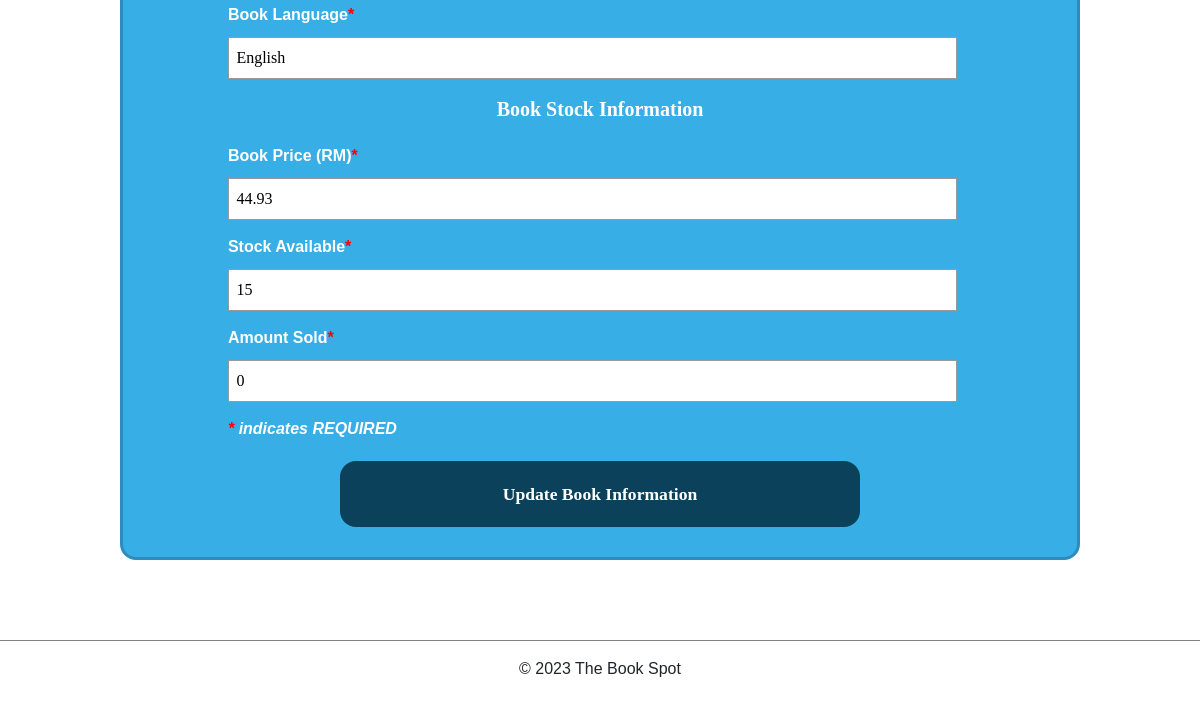
The page /editBook.php?book_id=1 (signed in, lower part) on the database as committed earlier.
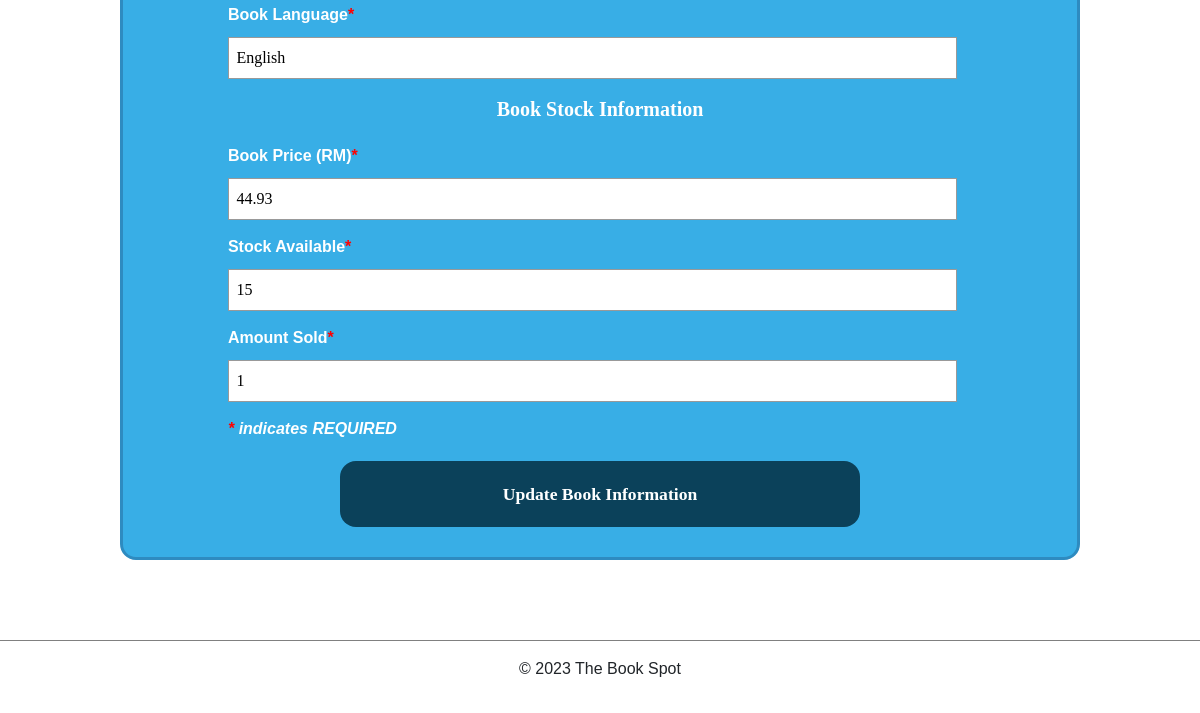
The same page on the database as committed later.
### tables this page shows
CREATE TABLE `books` (
  `book_id` int(11) NOT NULL,
  `image` varchar(255) DEFAULT NULL,
  `title` varchar(255) DEFAULT NULL,
  `author` varchar(255) DEFAULT NULL,
  `genre` varchar(255) DEFAULT NULL,
  `format` varchar(255) DEFAULT NULL,
  `publisher` varchar(255) DEFAULT NULL,
  `publication_date` date DEFAULT NULL,
  `description` text DEFAULT NULL,
  `book_ISBN` varchar(13) DEFAULT NULL,
  `language` varchar(255) DEFAULT NULL,
  `price` decimal(10,2) DEFAULT NULL,
  `stock` int(11) DEFAULT NULL,
  `amt_sold` int(11) DEFAULT NULL,
  `create_at` datetime DEFAULT current_timestamp()
);

### editBook.php (the view, shortened to what this page needs)
<!DOCTYPE html>
<html lang="en">
<head>
    <link href = "styles/editBook.css" rel="stylesheet" />
    <link href = "styles/responsive.css" rel="stylesheet" media ="screen and (max-width:1024px)" />
    <link href="https://cdn.jsdelivr.net/npm/bootstrap@5.2.1/dist/css/bootstrap.min.css" rel="stylesheet" />
    <link rel="stylesheet" href="https://cdn.jsdelivr.net/npm/bootstrap-icons@1.9.1/font/bootstrap-icons.css" />
    <link rel="stylesheet" href="https://cdnjs.cloudflare.com/ajax/libs/font-awesome/5.15.4/css/all.min.css" />
</head>
<body>
    <?php
        $book_id = $_GET['book_id'];
        require_once('settings.php');
        $conn = @mysqli_connect($host, $user, $pwd, $sql_db);
        if (!$conn)
        {
            echo "<p class=\"wrong\">Database connection failure!</p>";
        }
        else
        {
            $sql_table="books";
            $query = "SELECT * FROM $sql_table WHERE book_id = '$book_id';";
            $result = mysqli_query($conn, $query);
            $book = mysqli_fetch_assoc($result);
        }
    ?>
    <div class="bg-text">
        <form name="bookInformation" method="post" action="editBook_posting.php" onsubmit="return infoValidation()">
            <br><br>
            <fieldset>
                <label for="image">Book Image</label><p class="required">*</p><br>
                <input type="text" name="image" id="image" value="<?php echo $book['image']; ?>" placeholder="Eg: https://......" class="fields"> <br>
                <label for="title">Book Title</label><p class="required">*</p><br>
                <input type="text" name="title" id="title" value="<?php echo $book['title']; ?>" placeholder="Eg: Peter and Jane" class="fields"><br>
                <label for="author">Book Author</label><p class="required">*</p><br>
                <input type="text" name="author" id="author" value="<?php echo $book['author']; ?>" placeholder="Eg: John Doe" class="fields"> <br>
                <label for="genre">Book Genre</label><p class="required">*</p><br>
                <label for="type">Book Type</label><p class="required">*</p><br>
                <label for="publisher">Book Publisher</label><p class="required">*</p><br>
                <input type="text" name="publisher" id="publisher" value="<?php echo $book['publisher']; ?>" placeholder="Eg:Scholastic" class="fields"> <br>
                <label for="pubDate">Publication Date</label><p class="required">*</p><br>
                <input type="date" name="pubDate" id="pubDate" value="<?php echo $book['publication_date']; ?>" class="fields"> <br>
                <label for="bookDesc">Book Description</label><p class="required">*</p><br>
                <label for="isbn">Book ISBN Number</label><p class="required">*</p><br>
                <input type="text" name="isbn" id="isbn" value="<?php echo $book['book_ISBN']; ?>" placeholder="ISBN Number without - (13 characters)" maxlength="13" class="fields"><br>
                <label for="bookLang">Book Language</label><p class="required">*</p><br>
                <input type="text" name="bookLang" id="bookLang" value="<?php echo $book['language']; ?>" placeholder="Eg: English" class="fields"> <br>
            </fieldset>
            <br>
            <fieldset>
                <legend class="formGroup">Book Stock Information</legend>
                <label for="price">Book Price (RM)</label><p class="required">*</p><br>
                <input type="text" name="price" id="price" value="<?php echo $book['price']; ?>" placeholder="Eg: 40.50" class="fields"> <br>
                <label for="stock">Stock Available</label><p class="required">*</p><br>
                <input type="text" name="stock" id="stock" value="<?php echo $book['stock']; ?>" placeholder="Enter whole number only" class="fields"><br>
                <label for="amount">Amount Sold</label><p class="required">*</p><br>
                <input type="text" name="amount" id="amount" value="<?php echo $book['amt_sold']; ?>" placeholder="Enter whole number only" class="fields"> <br>
            </fieldset>
            <i><p class="required" style = "margin-top: 10px;">*</p> indicates REQUIRED</i><br>
            <button type="submit" id="submitButton" class="submitButton">Update Book Information</button>
        </form>
    </div>
</body>
<?php
    include 'inc/footer.inc';
?>

### inc/footer.inc
<footer>
    <p>&copy; 2023 The Book Spot</p>
</footer>

### styles/editBook.css (style rules this page uses)
* { font-family: Verdana, sans-serif; }
footer { clear: both; padding:1em 3%; margin-top:5em; border-top:1px solid gray; text-align:center; }
.bg-text { background-color: white; background-color: #38AEE6; color: white; font-weight: bold; border: 3px solid #2E8BC0; width: 80%; padding-top: 50px; border-radius: 1rem; margin-left: 10%; margin-top: 50px; padding-bottom: 30px; }
form { margin: 0 11%; width: 78%; display: flex; flex-wrap: wrap; }
fieldset { border: 1px solid lightgray; flex:100%; }
legend { font-weight: 700; }
input, textarea { width: 100%; border: 1px solid #999; }
.submitButton { margin: .5em; font-size: 1em; text-transform: capitalize; background-color: #11577892; color: white; border: none; padding: 5px; border-radius: 2px; }
#submitButton { margin: 0 15%; font-family: Verdana; font-size: 1.1rem; font-weight: bold; background-color: #0B415A; width: 70%; border-radius: 1rem; padding-top: 20px; padding-bottom: 20px; margin-top: 20px; }
.formGroup { font-size: 1.25rem; font-family: Verdana; color: white; justify-content: center; align-items: center; display:flex; margin-bottom: 20px; }
.fields, .textField { margin-top: 10px; padding-bottom: 8px; padding-top: 8px; font-size: 1rem; font-family: Verdana; width: 98%; padding-left: 1%; margin-right: 1%; }
.required { color: red; display: inline; }

Rows that differ between the two databases and show on the page:
changed books "English": amount "0" → "1"
